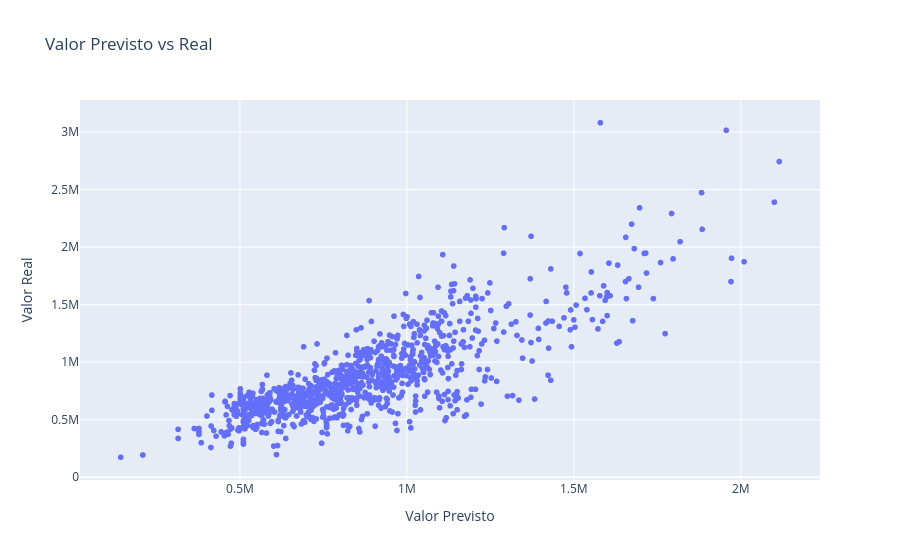

Notebook code for this chart:
### Code cell
# Generando un scatter plot entre y_previsto e y_train
fig = px.scatter(x=y_previsto_train, y=y_train, title='Valor Previsto vs Real',
                 labels={'x':'Valor Previsto','y':'Valor Real'})
fig.show()

### Figure 1 — Plotly figure (JSON) as saved in the notebook; plotly's stock layout.template omitted (floating-point values rounded to 4 significant figures; data arrays with more than 128 entries replaced by an {"elided": "..."} marker saying what was removed)
{"data": [{"hovertemplate": "Valor Previsto=%{x}<br>Valor Real=%{y}<extra></extra>", "legendgroup": "", "marker": {"color": "#636efa", "symbol": "circle"}, "mode": "markers", "name": "", "showlegend": false, "type": "scattergl", "x": {"elided": "1006 float values"}, "xaxis": "x", "y": {"elided": "1006 float values"}, "yaxis": "y"}], "layout": {"legend": {"tracegroupgap": 0}, "title": {"text": "Valor Previsto vs Real"}, "xaxis": {"anchor": "y", "domain": [0, 1], "title": {"text": "Valor Previsto"}}, "yaxis": {"anchor": "x", "domain": [0, 1], "title": {"text": "Valor Real"}}}}
